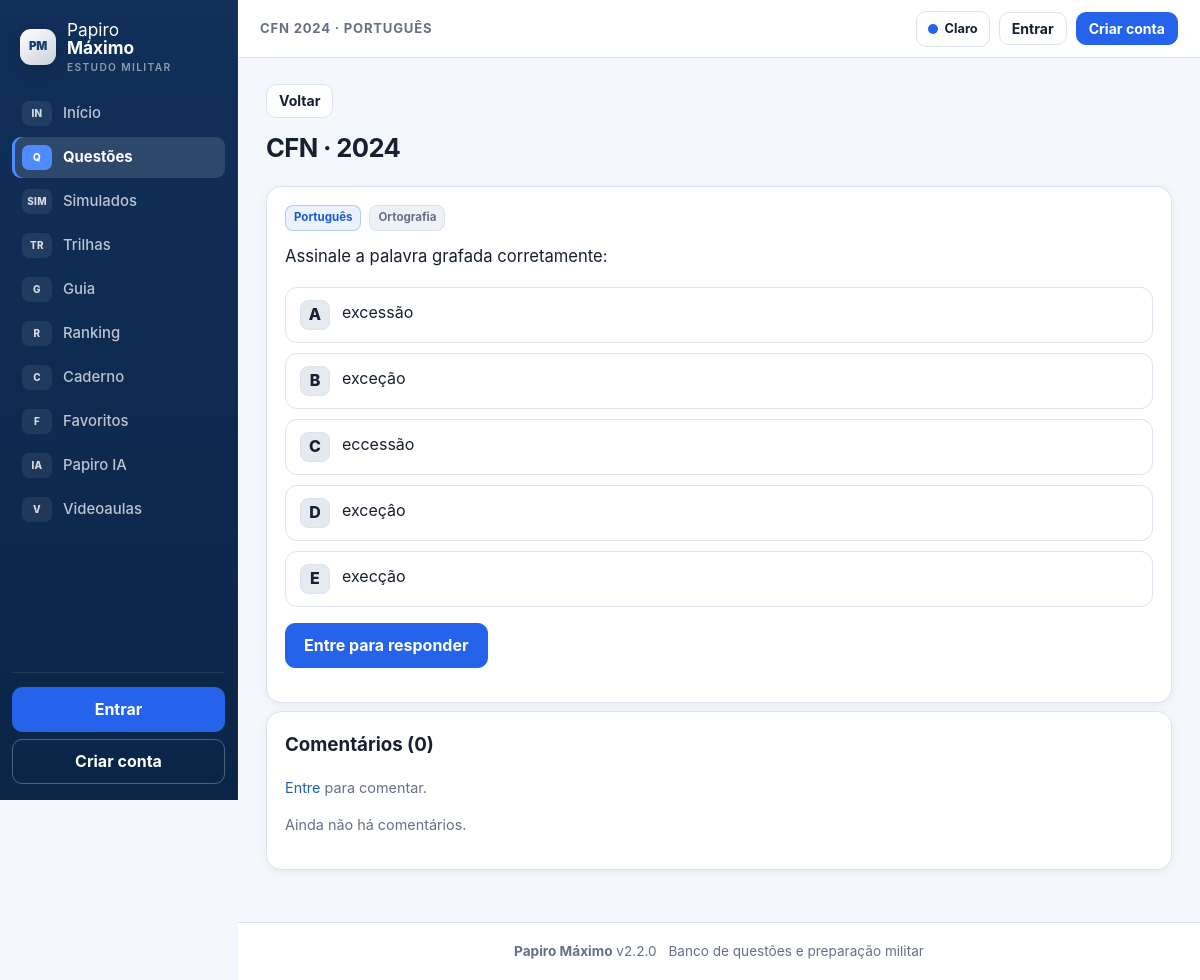
The page /resolver.php?id=50 on the database its author committed.
### tables this page shows
CREATE TABLE IF NOT EXISTS questoes (
  id INT AUTO_INCREMENT PRIMARY KEY,
  slug VARCHAR(40) NOT NULL UNIQUE,
  concurso VARCHAR(20) NOT NULL DEFAULT 'Outro',
  ano INT NOT NULL DEFAULT 2024,
  numero INT NOT NULL DEFAULT 0,
  pagina INT NOT NULL DEFAULT 0,
  regiao VARCHAR(32) NOT NULL DEFAULT '',
  materia VARCHAR(50) NOT NULL DEFAULT 'Geral',
  assunto VARCHAR(100) NOT NULL DEFAULT '',
  dificuldade VARCHAR(10) NOT NULL DEFAULT 'Médio',
  enunciado TEXT NOT NULL,
  alt_a TEXT NOT NULL,
  alt_b TEXT NOT NULL,
  alt_c TEXT NOT NULL,
  alt_d TEXT NOT NULL,
  alt_e TEXT NOT NULL,
  gabarito TINYINT NOT NULL DEFAULT -1,
  resolucao TEXT NOT NULL,
  origem VARCHAR(120) NOT NULL DEFAULT '',
  ativo TINYINT NOT NULL DEFAULT 1,
  created_by INT NULL,
  created_at TIMESTAMP DEFAULT CURRENT_TIMESTAMP
);

### includes/config.php (called while the page is built, shortened)
<?php
function url(string $path = ''): string {
    $p = trim($path);
    return BASE_URL . '/' . ltrim($p, '/');
}

### includes/helpers.php (called while the page is built, shortened)
<?php
function concurso_nome(string $c): string { return CONCURSO_NOMES[$c] ?? $c; }
function e($s): string { return htmlspecialchars((string)($s ?? ''), ENT_QUOTES, 'UTF-8'); }
function q_alternativas(array $q): array {
    return [(string)$q['alt_a'], (string)$q['alt_b'], (string)$q['alt_c'], (string)$q['alt_d'], (string)$q['alt_e']];
}

### includes/auth.php (called while the page is built, shortened)
<?php
function current_user(): ?array {
    if (empty($_SESSION['user_id'])) return null;
    static $cache = null;
    return $cache === false ? null : $cache;
}

### resolver.php (the view, shortened to what this page needs)
<?php
$user=current_user(); $uid=$user?(int)$user['id']:0; $pdo=db();
$id=(int)($_GET['id']??0);
$st=$pdo->prepare('SELECT * FROM questoes WHERE id=? AND ativo=1'); $st->execute([$id]); $q=$st->fetch();
$alts=q_alternativas($q); $nonEmpty=array_values(array_filter($alts,fn($a)=>trim((string)$a)!==''));
$gab=(int)$q['gabarito']; $gradable=($gab>=0&&$gab<=4&&count($nonEmpty)>=2);
$st=$pdo->prepare('SELECT c.*,u.nome FROM comentarios c JOIN users u ON u.id=c.user_id WHERE c.questao_id=? AND c.aprovado=1 ORDER BY c.id DESC LIMIT 30');$st->execute([$q['id']]);$comments=$st->fetchAll();
$sim=(string)($_GET['sim']??'')==='1'; $simPos=max(0,(int)($_GET['pos']??0)); $nextId=null;$prevId=null;
$title=concurso_nome((string)$q['concurso']).' '.(int)$q['ano'].' · '.$q['materia'];$active='questoes';
include __DIR__.'/includes/header.php';
?>
<div class="page-head">
  <div><a class="btn btn-small" href="<?= e($sim?url('simulados.php'):url('questoes.php?concurso='.urlencode((string)$q['concurso']))) ?>">Voltar</a><h1 style="margin-top:10px"><?= e(concurso_nome((string)$q['concurso'])) ?> · <?= (int)$q['ano'] ?></h1></div>
</div>
<div class="card question-shell" id="questaoBox" data-qid="<?= (int)$q['id'] ?>" data-answered="0">
  <div class="question-topline"><span class="badge b-gold"><?= e($q['materia']) ?></span><span class="badge"><?= e($q['assunto']) ?></span></div>
  <div class="enunciado"><?= $q['enunciado'] ?></div>
  <?php if(count($nonEmpty)>=2): ?>
  <div class="alts"><?php foreach($alts as $i=>$a): if(trim((string)$a)==='')continue; ?><div class="alt" data-alt="<?= $i ?>"><span class="alt-letter"><?= LETRAS[$i] ?></span><span><?= e($a) ?></span></div><?php endforeach; ?></div>
  <?php endif; ?>
  <?php if($uid && $gradable): ?>
    <button class="btn btn-primary" id="btnResponder" disabled>Responder</button>
    <button class="btn" id="btnVerResolucao" type="button" onclick="document.getElementById('resolucaoBox').style.display='';this.style.display='none'">Ver resolução</button>
  <?php elseif(!$uid && $gradable): ?>
    <p><a class="btn btn-primary" href="<?= e(url('login.php?next='.urlencode($_SERVER['REQUEST_URI']))) ?>">Entre para responder</a></p>
  <?php endif; ?>
</div>
<div class="card comments">
  <h3>Comentários (<?= count($comments) ?>)</h3>
  <?php if($uid): ?><form id="commentForm" data-qid="<?= (int)$q['id'] ?>" class="form"><label>Publique sua resolução ou dúvida<textarea id="commentText" style="min-height:70px" placeholder="Escreva sua resolução ou dúvida..."></textarea></label><button class="btn btn-small btn-primary" type="submit">Publicar</button></form><?php else: ?><p class="muted"><a href="<?= e(url('login.php')) ?>">Entre</a> para comentar.</p><?php endif; ?>
  <div id="commentList" style="margin-top:12px"><?php if(!$comments): ?><p class="muted" id="noComments">Ainda não há comentários.</p><?php endif; ?></div>
</div>
<?php include __DIR__.'/includes/footer.php'; ?>

### includes/header.php (shortened to what this page needs)
<?php
$user = current_user();
$nav = [
    ['inicio', 'Início', 'IN', 'index.php'],
    ['questoes', 'Questões', 'Q', 'questoes.php'],
    ['simulados', 'Simulados', 'SIM', 'simulados.php'],
    ['trilhas', 'Trilhas', 'TR', 'trilhas.php'],
    ['guia', 'Guia', 'G', 'guia.php'],
    ['ranking', 'Ranking', 'R', 'ranking.php'],
    ['caderno', 'Caderno', 'C', 'caderno.php'],
    ['favoritos', 'Favoritos', 'F', 'favoritos.php'],
    ['ia', 'Papiro IA', 'IA', 'ia.php'],
    ['videos', 'Videoaulas', 'V', 'videoaulas.php'],
];
?>
<!DOCTYPE html>
<html lang="pt-BR">
<head>
<link rel="stylesheet" href="<?= e(url('assets/css/style.css')) ?>">
<link rel="stylesheet" href="<?= e(url('assets/css/papiro-v2.css')) ?>">
</head>
<body>
<div class="shell">
  <aside class="sidebar" id="sidebar">
    <a class="brand" href="<?= e(url('index.php')) ?>">
      <span class="brand-mark">PM</span>
      <span class="brand-name">Papiro <b>Máximo</b><small>estudo militar</small></span>
    </a>
    <nav class="nav">
      <?php foreach ($nav as [$key, $label, $icon, $href]): ?>
        <a href="<?= e(url($href)) ?>" class="<?= ($active ?? '') === $key ? 'active' : '' ?>"><span class="nav-glyph"><?= e($icon) ?></span><span><?= e($label) ?></span></a>
      <?php endforeach; ?>
    </nav>
    <div class="side-foot">
      <?php if ($user): ?>
        <a class="user-chip" href="<?= e(url('perfil.php')) ?>"><span class="mini-avatar"><?= e(mb_strtoupper(mb_substr($user['nome'],0,1))) ?></span><span><?= e($user['nome']) ?><small><?= (int)$user['ofensiva'] ?> dias de ofensiva</small></span></a>
        <a class="logout" href="<?= e(url('logout.php')) ?>">Sair</a>
      <?php else: ?>
        <a class="btn btn-primary btn-block" href="<?= e(url('login.php')) ?>">Entrar</a>
        <a class="btn btn-ghost btn-block" href="<?= e(url('cadastro.php')) ?>">Criar conta</a>
      <?php endif; ?>
    </div>
  </aside>
  <div class="main-col">
    <header class="topbar">
      <div class="topbar-left">
        <span class="top-context"><?= e($title ?? 'Início') ?></span>
      </div>
      <div class="top-right">
        <button class="theme-toggle" id="themeToggle" type="button" aria-label="Alternar tema"><span class="theme-dot"></span><span id="themeLabel">Tema</span></button>
        <?php if ($user): ?>
          <span class="streak" title="Ofensiva"><?= (int)$user['ofensiva'] ?> dias</span>
          <a class="avatar" href="<?= e(url('perfil.php')) ?>" title="<?= e($user['nome']) ?>"><?= e(mb_strtoupper(mb_substr($user['nome'], 0, 1))) ?></a>
        <?php else: ?>
          <a class="btn btn-small" href="<?= e(url('login.php')) ?>">Entrar</a>
          <a class="btn btn-primary btn-small" href="<?= e(url('cadastro.php')) ?>">Criar conta</a>
        <?php endif; ?>
      </div>
    </header>
    <main class="content">

### assets/css/style.css (style rules this page uses)
:root { --navy:#0b1b33; --navy2:#13294f; --navy3:#1d3a68; --gold:#e3a82b; --gold2:#f5c451; --gold-soft:#fdf3d7; --bg:#f1ecdd; --card:#fffdf6; --line:#e2d9c2; --ink:#1d2433; --muted:#6f6a5c; --ok:#15803d; --ok-bg:#e5f5e9; --err:#b91c1c; --err-bg:#fdecec; --info:#1d4ed8; --info-bg:#e8effe; --radius:14px; --shadow:0 2px 10px rgba(11,27,51,.08); }
* { box-sizing:border-box }
html { -webkit-text-size-adjust:100% }
body { margin:0;font-family:"Segoe UI",system-ui,-apple-system,Roboto,Arial,sans-serif;background:var(--bg);color:var(--ink);line-height:1.55 }
a { color:var(--navy3);text-decoration:none }
.muted { color:var(--muted);font-size:.9em }
.shell { display:flex;min-height:100vh }
.sidebar { width:250px;flex-shrink:0;background:linear-gradient(180deg,var(--navy),var(--navy2));color:#fff;position:sticky;top:0;height:100vh;display:flex;flex-direction:column;padding:18px 14px;z-index:60 }
.brand { display:flex;align-items:center;gap:10px;color:#fff;font-size:1.15rem;padding:4px 8px 16px }
.brand-mark { font-size:1.7rem }
.brand-name b { color:var(--gold2) }
.nav { display:flex;flex-direction:column;gap:2px;overflow-y:auto }
.nav a { display:flex;gap:10px;align-items:center;color:#dbe4f3;padding:9px 12px;border-radius:10px;font-weight:500 }
.nav a.active { background:var(--gold);color:var(--navy);font-weight:700 }
.side-foot { margin-top:auto;display:flex;flex-direction:column;gap:8px;padding-top:14px;border-top:1px solid rgba(255,255,255,.15) }
.main-col { flex:1;min-width:0;display:flex;flex-direction:column }
.topbar { position:sticky;top:0;z-index:50;display:flex;align-items:center;gap:12px;background:rgba(255,253,246,.92);backdrop-filter:blur(6px);border-bottom:1px solid var(--line);padding:10px 20px }
.top-right { margin-left:auto;display:flex;align-items:center;gap:10px }
.content { padding:22px;max-width:1080px;width:100%;margin:0 auto;flex:1 }
.page-head { display:flex;align-items:center;gap:12px;margin:4px 0 16px;flex-wrap:wrap }
.page-head h1 { font-size:1.5rem;margin:0;color:var(--navy) }
.card { background:var(--card);border:1px solid var(--line);border-radius:var(--radius);box-shadow:var(--shadow);padding:18px;margin-bottom:16px }
.card h2,.card h3 { margin-top:0;color:var(--navy) }
.btn { display:inline-block;border:1px solid var(--navy);background:#fff;color:var(--navy);border-radius:10px;padding:9px 18px;font-weight:600;cursor:pointer;font-size:1rem }
.btn-ghost { background:transparent;border-color:rgba(255,255,255,.5);color:#fff }
.btn-small { padding:5px 12px;font-size:.88rem }
.btn-block { display:block;text-align:center;width:100% }
.badge { display:inline-block;font-size:.78rem;font-weight:700;border-radius:20px;padding:2px 11px;background:#ece7d6;color:#5b5545;border:1px solid #d8cfb4;white-space:nowrap }
.b-gold { background:var(--gold-soft);color:#8a5c00;border-color:var(--gold) }
.enunciado { font-size:1.08rem;margin:10px 0 16px }
.alts { display:flex;flex-direction:column;gap:10px;margin-bottom:14px }
.alt { display:flex;gap:12px;align-items:flex-start;border:2px solid var(--line);background:#fff;border-radius:12px;padding:12px 14px;cursor:pointer;transition:.15s }
.alt-letter { flex-shrink:0;width:30px;height:30px;border-radius:50%;background:var(--navy);color:#fff;font-weight:800;display:flex;align-items:center;justify-content:center }
.comments { margin-top:8px }

### rows shown on the page
questoes: title "CFN 2024 · PORTUGUÊS", concurso "CFN", ano "2024", materia "Português", assunto "Ortografia", enunciado "Assinale a palavra grafada corretamente:", alt_a "excessão", alt_b "exceção", alt_c "eccessão", alt_d "exceçâo", alt_e "execção"

### other values the page prints
$icon "IN"
$label "Início"
$icon "Q"
$label "Questões"
$icon "SIM"
$label "Simulados"
$icon "TR"
$label "Trilhas"
$icon "G"
$label "Guia"
$icon "R"
$label "Ranking"
$icon "C"
$label "Caderno"
$icon "F"
